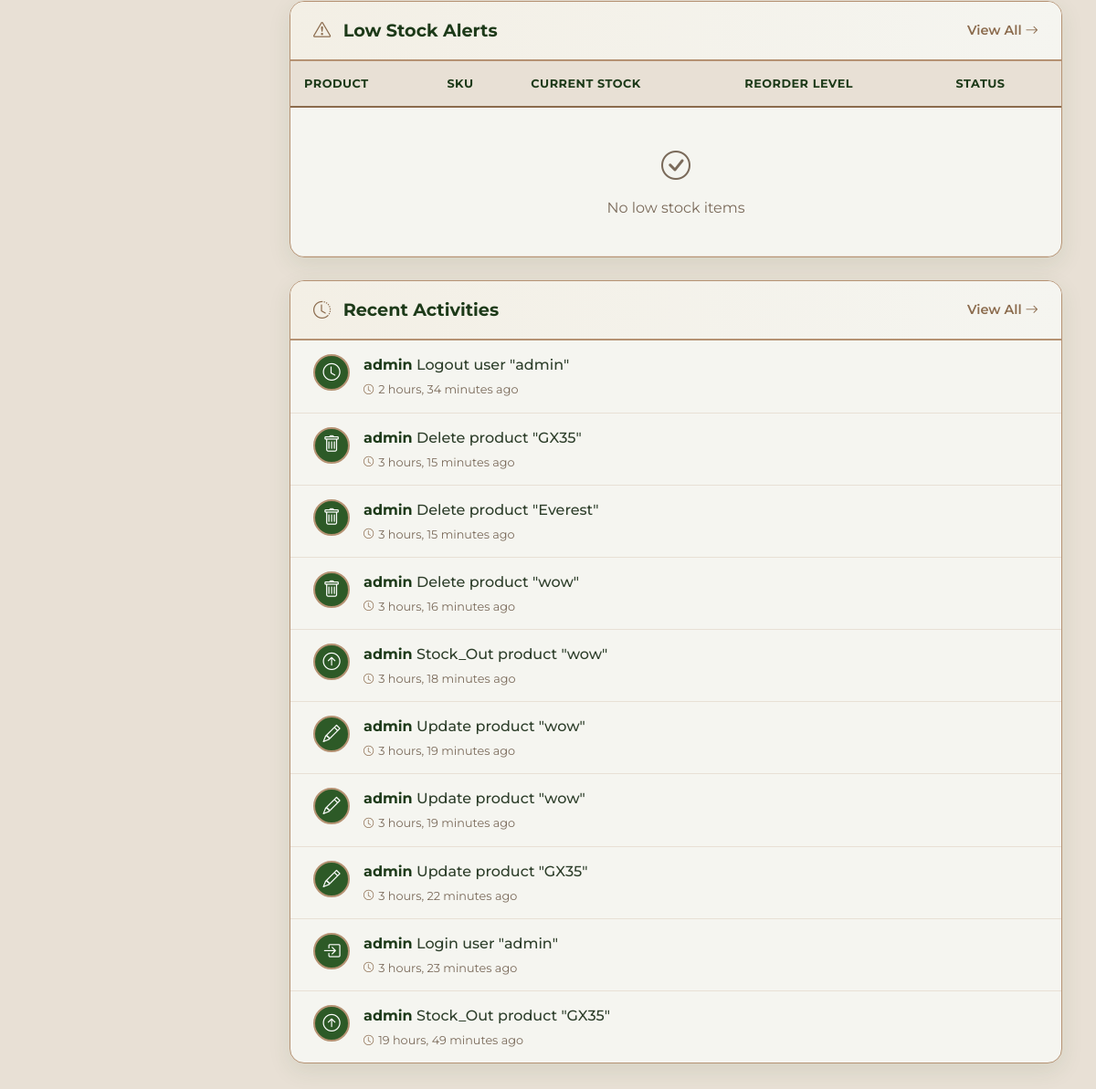
Page /dashboard/ (signed in, lower part) on the earlier database version.
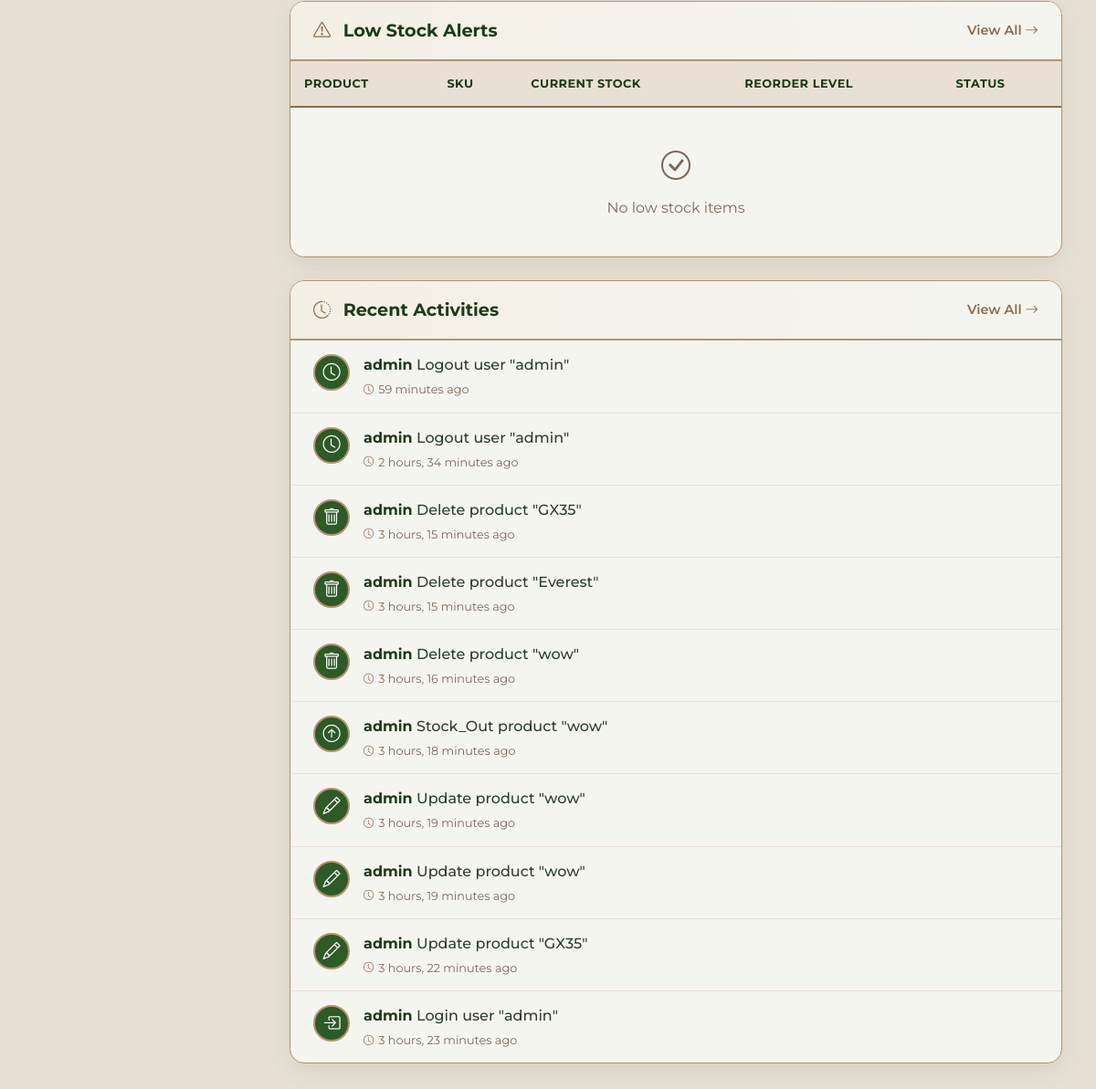
Same page on the later database version.
### core/models.py (models this page shows, shortened)
class ActivityLog(models.Model):
    ACTION_TYPES = [
        ('CREATE', 'Create'),
        ('UPDATE', 'Update'),
        ('DELETE', 'Delete'),
        ('LOGIN', 'Login'),
        ('LOGOUT', 'Logout'),
        ('STOCK_IN', 'Stock In'),
        ('STOCK_OUT', 'Stock Out'),
    ]
    user = models.ForeignKey(User, on_delete=models.SET_NULL, null=True)
    action = models.CharField(max_length=20, choices=ACTION_TYPES)
    model_name = models.CharField(max_length=50)
    object_id = models.IntegerField(null=True, blank=True)
    object_repr = models.CharField(max_length=200, blank=True)
    changes = models.TextField(blank=True, null=True)
    ip_address = models.GenericIPAddressField(null=True, blank=True)
    timestamp = models.DateTimeField(auto_now_add=True)
    class Meta:
        ordering = ['-timestamp']

### core/decorators.py (the view)
    def wrapper_func(request, *args, **kwargs):
        if request.user.is_authenticated:
            if request.user.username == 'admin' or request.user.is_superuser:
                return view_func(request, *args, **kwargs)
            else:
                messages.error(request, 'You do not have permission to access this page.')
                return redirect('login')
        else:
            return redirect('login')

### templates/dashboard.html (shortened to what this page needs)
{% extends 'base.html' %}
{% load static %}
{% block content %}
<div class="dashboard">
    <div class="tables-row">
        <div class="table-card">
            <div class="table-header">
                <h3><i class="bi bi-exclamation-triangle"></i> Low Stock Alerts</h3>
                <a href="{% url 'product_list' %}?stock_status=low" class="view-all">
                    View All <i class="bi bi-arrow-right"></i>
                </a>
            </div>
            <div class="table-responsive">
                <table class="low-stock-table">
                    <thead>
                        <tr>
                            <th>Product</th>
                            <th>SKU</th>
                            <th>Current Stock</th>
                            <th>Reorder Level</th>
                            <th>Status</th>
                        </tr>
                    </thead>
                    <tbody>
                        {% for product in low_stock_items %}
                        <tr>
                            <td class="product-name">
                                <a href="{% url 'product_detail' product.id %}" style="text-decoration: none; color: inherit;">
                                    {{ product.name }}
                                </a>
                            </td>
                            <td class="sku">{{ product.sku }}</td>
                            <td class="stock-level {% if product.quantity == 0 %}critical{% elif product.quantity <= product.reorder_level %}warning{% else %}normal{% endif %}">
                                {{ product.quantity }} {{ product.unit }}
                            </td>
                            <td>{{ product.reorder_level }} {{ product.unit }}</td>
                            <td>
                                {% if product.quantity == 0 %}
                                    <span class="status-badge out">Out of Stock</span>
                                {% elif product.quantity <= product.reorder_level %}
                                    <span class="status-badge low">Low Stock</span>
                                {% else %}
                                    <span class="status-badge in">In Stock</span>
                                {% endif %}
                            </td>
                        </tr>
                        {% empty %}
                        <tr>
                            <td colspan="5" style="text-align: center; padding: 40px; color: var(--text-muted);">
                                <i class="bi bi-check-circle" style="font-size: 2rem; display: block; margin-bottom: 10px;"></i>
                                No low stock items
                            </td>
                        </tr>
                        {% endfor %}
                    </tbody>
                </table>
            </div>
        </div>
        <div class="table-card">
            <div class="table-header">
                <h3><i class="bi bi-clock-history"></i> Recent Activities</h3>
                <a href="{% url 'activity_log' %}" class="view-all">
                    View All <i class="bi bi-arrow-right"></i>
                </a>
            </div>
            <div class="activity-timeline">
                {% for activity in recent_activities %}
                <div class="activity-item">
                    <div class="activity-icon">
                        {% if activity.action == 'LOGIN' %}
                            <i class="bi bi-box-arrow-in-right"></i>
                        {% elif activity.action == 'CREATE' %}
                            <i class="bi bi-plus-circle"></i>
                        {% elif activity.action == 'UPDATE' %}
                            <i class="bi bi-pencil"></i>
                        {% elif activity.action == 'DELETE' %}
                            <i class="bi bi-trash"></i>
                        {% elif activity.action == 'STOCK_IN' %}
                            <i class="bi bi-arrow-down-circle"></i>
                        {% elif activity.action == 'STOCK_OUT' %}
                            <i class="bi bi-arrow-up-circle"></i>
                        {% else %}
                            <i class="bi bi-clock"></i>
                        {% endif %}
                    </div>
                    <div class="activity-content">
                        <p>
                            <strong>{{ activity.user.username }}</strong>
                            {{ activity.action|title }}
                            {% if activity.action == 'LOGIN' %}
                                user "{{ activity.object_repr }}"
                            {% elif activity.model_name %}
                                {{ activity.model_name|lower }} "{{ activity.object_repr }}"
                            {% endif %}
                        </p>
                        <div class="activity-time">
                            <i class="bi bi-clock"></i> {{ activity.timestamp|timesince }} ago
                        </div>
                    </div>
                </div>
                {% empty %}
                <div style="text-align: center; padding: 40px; color: var(--text-muted);">
                    <i class="bi bi-clock" style="font-size: 2rem; display: block; margin-bottom: 10px;"></i>
                    No recent activities
                </div>
                {% endfor %}
            </div>
        </div>
    </div>
</div>
{% endblock %}

### templates/base.html (shortened to what this page needs)
<!DOCTYPE html>
<html lang="en">
<head>
    <link href="https://cdn.jsdelivr.net/npm/bootstrap@5.3.0/dist/css/bootstrap.min.css" rel="stylesheet">
    <link rel="stylesheet" href="https://cdn.jsdelivr.net/npm/bootstrap-icons@1.11.3/font/bootstrap-icons.min.css">
</head>
<body>
    <div class="wrapper">
        <div class="main-content" id="main-content">
            <div class="container-fluid py-4">
                {% block content %}{% endblock %}
            </div>
        </div>
    </div>
</body>
</html>

### templates/base.html (style rules this page uses)
:root { --primary-green: #2D5A27; --primary-green-dark: #1D3A19; --primary-green-light: #4A7B43; --primary-brown: #8B6B4D; --primary-brown-dark: #5A4530; --primary-brown-light: #B59273; --accent-white: #FFFFFF; --accent-offwhite: #F5F5F0; --accent-cream: #F3EFE5; --accent-beige: #E8E0D5; --text-dark: #2D3E2A; --text-brown: #5A4530; --text-light: #F5F5F0; --text-muted: #7A6A5A; --sidebar-width: 280px; --sidebar-collapsed-width: 70px; --border-radius: 8px; --border-radius-lg: 16px; --box-shadow: 0 8px 25px rgba(45, 90, 39, 0.1); --box-shadow-hover: 0 12px 30px rgba(139, 107, 77, 0.15); --transition: all 0.3s ease; --font-primary: 'Montserrat', sans-serif; --font-secondary: 'Roboto', sans-serif; }
* { margin: 0; padding: 0; box-sizing: border-box; }
body { font-family: var(--font-primary); background-color: var(--accent-beige); color: var(--text-dark); min-height: 100vh; }
.wrapper { display: flex; width: 100%; min-height: 100vh; }
.main-content { flex: 1; margin-left: var(--sidebar-width); padding: 25px; transition: var(--transition); background-color: var(--accent-beige); min-height: 100vh; }
.tables-row { display: grid; grid-template-columns: 1fr 1fr; gap: 25px; margin-bottom: 30px; }
.table-card { background: var(--accent-offwhite); border-radius: var(--border-radius-lg); box-shadow: var(--box-shadow); border: 1px solid var(--primary-brown-light); overflow: hidden; }
.table-header { background: linear-gradient(90deg, var(--accent-cream) 0%, var(--accent-offwhite) 100%); border-bottom: 2px solid var(--primary-brown-light); padding: 20px 25px; display: flex; justify-content: space-between; align-items: center; }
.table-header h3 { font-weight: 700; color: var(--primary-green-dark); margin: 0; font-size: 1.2rem; }
.table-header h3 i { color: var(--primary-brown); margin-right: 8px; }
.table-header .view-all { color: var(--primary-brown); text-decoration: none; font-size: 0.9rem; font-weight: 600; transition: var(--transition); }
.table-responsive { overflow-x: auto; }
.low-stock-table { width: 100%; border-collapse: collapse; }
.low-stock-table th { background: var(--accent-beige); color: var(--primary-green-dark); font-weight: 700; font-size: 0.8rem; text-transform: uppercase; letter-spacing: 0.5px; padding: 15px; text-align: left; border-bottom: 2px solid var(--primary-brown); }
.low-stock-table td { padding: 15px; border-bottom: 1px solid var(--accent-beige); color: var(--text-dark); }
.activity-timeline { padding: 0; }
.activity-item { display: flex; align-items: flex-start; gap: 15px; padding: 15px 25px; border-bottom: 1px solid var(--accent-beige); transition: var(--transition); }
.activity-item:last-child { border-bottom: none; }
.activity-icon { width: 40px; height: 40px; border-radius: 50%; display: flex; align-items: center; justify-content: center; background: var(--primary-green); border: 2px solid var(--primary-brown-light); color: white; font-size: 1.2rem; flex-shrink: 0; }
.activity-content { flex: 1; }
.activity-content p { margin: 0 0 5px; color: var(--text-dark); font-weight: 500; }
.activity-content p strong { color: var(--primary-green-dark); }
.activity-time { display: flex; align-items: center; gap: 5px; color: var(--text-muted); font-size: 0.8rem; }
.activity-time i { color: var(--primary-brown); font-size: 0.7rem; }
@media (max-width: 1200px) { .charts-row, .tables-row { grid-template-columns: 1fr; } }

Differences in the rows shown:
no longer on this page (row unchanged): ActivityLog: user.username "admin", action "Stock_Out", model_name "product", object_repr "GX35", timestamp "19 hours, 49 minutes"
added ActivityLog: user.username "admin", action "Logout", model_name "user", object_repr "admin", timestamp "59 minutes"
